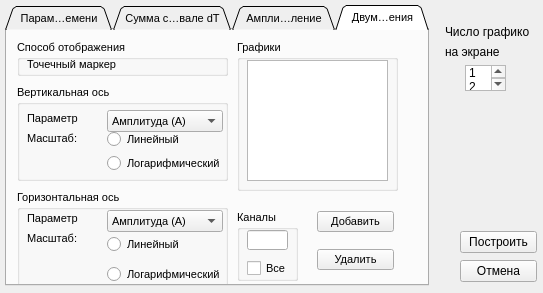
<?xml version="1.0" encoding="UTF-8"?>
<ui version="4.0">
 <class>createGraphics</class>
 <widget class="QDialog" name="createGraphics">
  <property name="geometry">
   <rect>
    <x>0</x>
    <y>0</y>
    <width>543</width>
    <height>293</height>
   </rect>
  </property>
  <property name="windowTitle">
   <string>Создание графиков</string>
  </property>
  <widget class="QTabWidget" name="tabWidget">
   <property name="geometry">
    <rect>
     <x>5</x>
     <y>5</y>
     <width>424</width>
     <height>281</height>
    </rect>
   </property>
   <property name="font">
    <font>
     <pointsize>8</pointsize>
    </font>
   </property>
   <property name="focusPolicy">
    <enum>Qt::TabFocus</enum>
   </property>
   <property name="tabPosition">
    <enum>QTabWidget::North</enum>
   </property>
   <property name="tabShape">
    <enum>QTabWidget::Triangular</enum>
   </property>
   <property name="currentIndex">
    <number>3</number>
   </property>
   <property name="iconSize">
    <size>
     <width>16</width>
     <height>16</height>
    </size>
   </property>
   <property name="elideMode">
    <enum>Qt::ElideMiddle</enum>
   </property>
   <property name="documentMode">
    <bool>false</bool>
   </property>
   <property name="tabsClosable">
    <bool>false</bool>
   </property>
   <property name="movable">
    <bool>false</bool>
   </property>
   <widget class="QWidget" name="signalsTime">
    <property name="sizePolicy">
     <sizepolicy hsizetype="Preferred" vsizetype="Preferred">
      <horstretch>0</horstretch>
      <verstretch>0</verstretch>
     </sizepolicy>
    </property>
    <attribute name="title">
     <string>Параметр сигнала от времени</string>
    </attribute>
    <widget class="QGroupBox" name="groupBox">
     <property name="geometry">
      <rect>
       <x>10</x>
       <y>10</y>
       <width>211</width>
       <height>31</height>
      </rect>
     </property>
     <property name="autoFillBackground">
      <bool>false</bool>
     </property>
     <property name="title">
      <string>Способ отображения</string>
     </property>
     <property name="flat">
      <bool>false</bool>
     </property>
     <property name="checkable">
      <bool>false</bool>
     </property>
     <widget class="QLabel" name="label">
      <property name="geometry">
       <rect>
        <x>10</x>
        <y>10</y>
        <width>101</width>
        <height>21</height>
       </rect>
      </property>
      <property name="text">
       <string>Точечный маркер</string>
      </property>
     </widget>
    </widget>
    <widget class="QGroupBox" name="groupBox_2">
     <property name="geometry">
      <rect>
       <x>10</x>
       <y>50</y>
       <width>211</width>
       <height>91</height>
      </rect>
     </property>
     <property name="autoFillBackground">
      <bool>false</bool>
     </property>
     <property name="title">
      <string>Вертикальная ось</string>
     </property>
     <property name="flat">
      <bool>false</bool>
     </property>
     <property name="checkable">
      <bool>false</bool>
     </property>
     <widget class="QWidget" name="layoutWidget">
      <property name="geometry">
       <rect>
        <x>90</x>
        <y>40</y>
        <width>116</width>
        <height>42</height>
       </rect>
      </property>
      <layout class="QVBoxLayout" name="verticalLayout">
       <item>
        <widget class="QRadioButton" name="linear_1">
         <property name="text">
          <string>Линейный</string>
         </property>
        </widget>
       </item>
       <item>
        <widget class="QRadioButton" name="log_1">
         <property name="text">
          <string>Логарифмический</string>
         </property>
        </widget>
       </item>
      </layout>
     </widget>
     <widget class="QComboBox" name="parameters_1">
      <property name="geometry">
       <rect>
        <x>90</x>
        <y>20</y>
        <width>116</width>
        <height>22</height>
       </rect>
      </property>
      <item>
       <property name="text">
        <string>Амплитуда, дБ (AdB)</string>
       </property>
      </item>
      <item>
       <property name="text">
        <string>Длительность (D)</string>
       </property>
      </item>
      <item>
       <property name="text">
        <string>Выбросы (C)</string>
       </property>
      </item>
      <item>
       <property name="text">
        <string>Уровень сигнала (SL)</string>
       </property>
      </item>
      <item>
       <property name="text">
        <string>ASL, дБ (ASLdB)</string>
       </property>
      </item>
      <item>
       <property name="text">
        <string>Сумма сигналов (N)</string>
       </property>
      </item>
     </widget>
     <widget class="QWidget" name="layoutWidget">
      <property name="geometry">
       <rect>
        <x>10</x>
        <y>20</y>
        <width>61</width>
        <height>41</height>
       </rect>
      </property>
      <layout class="QVBoxLayout" name="verticalLayout_2">
       <item>
        <widget class="QLabel" name="label_2">
         <property name="text">
          <string>Параметр</string>
         </property>
        </widget>
       </item>
       <item>
        <widget class="QLabel" name="label_3">
         <property name="text">
          <string>Масштаб</string>
         </property>
        </widget>
       </item>
      </layout>
     </widget>
    </widget>
    <widget class="QGroupBox" name="groupBox_3">
     <property name="geometry">
      <rect>
       <x>10</x>
       <y>150</y>
       <width>211</width>
       <height>71</height>
      </rect>
     </property>
     <property name="autoFillBackground">
      <bool>false</bool>
     </property>
     <property name="title">
      <string>Горизонтальная ось</string>
     </property>
     <property name="flat">
      <bool>false</bool>
     </property>
     <property name="checkable">
      <bool>false</bool>
     </property>
     <widget class="QLabel" name="label_4">
      <property name="geometry">
       <rect>
        <x>10</x>
        <y>20</y>
        <width>91</width>
        <height>16</height>
       </rect>
      </property>
      <property name="text">
       <string>Параметр: время,</string>
      </property>
     </widget>
     <widget class="QLabel" name="label_5">
      <property name="geometry">
       <rect>
        <x>10</x>
        <y>40</y>
        <width>111</width>
        <height>16</height>
       </rect>
      </property>
      <property name="text">
       <string>Масштаб: линейный</string>
      </property>
     </widget>
     <widget class="QComboBox" name="time_1">
      <property name="geometry">
       <rect>
        <x>135</x>
        <y>15</y>
        <width>71</width>
        <height>22</height>
       </rect>
      </property>
      <item>
       <property name="text">
        <string>мкс</string>
       </property>
      </item>
      <item>
       <property name="text">
        <string>мс</string>
       </property>
      </item>
      <item>
       <property name="text">
        <string>с</string>
       </property>
      </item>
      <item>
       <property name="text">
        <string>мин</string>
       </property>
      </item>
      <item>
       <property name="text">
        <string>ч</string>
       </property>
      </item>
      <item>
       <property name="text">
        <string>д</string>
       </property>
      </item>
     </widget>
    </widget>
    <widget class="QGroupBox" name="groupBox_4">
     <property name="geometry">
      <rect>
       <x>230</x>
       <y>10</y>
       <width>161</width>
       <height>151</height>
      </rect>
     </property>
     <property name="contextMenuPolicy">
      <enum>Qt::DefaultContextMenu</enum>
     </property>
     <property name="layoutDirection">
      <enum>Qt::LeftToRight</enum>
     </property>
     <property name="autoFillBackground">
      <bool>false</bool>
     </property>
     <property name="inputMethodHints">
      <set>Qt::ImhNone</set>
     </property>
     <property name="title">
      <string>Графики</string>
     </property>
     <property name="flat">
      <bool>false</bool>
     </property>
     <property name="checkable">
      <bool>false</bool>
     </property>
     <widget class="QListView" name="graphics_1">
      <property name="geometry">
       <rect>
        <x>10</x>
        <y>20</y>
        <width>141</width>
        <height>121</height>
       </rect>
      </property>
     </widget>
    </widget>
    <widget class="QGroupBox" name="groupBox_5">
     <property name="geometry">
      <rect>
       <x>230</x>
       <y>180</y>
       <width>61</width>
       <height>71</height>
      </rect>
     </property>
     <property name="autoFillBackground">
      <bool>false</bool>
     </property>
     <property name="title">
      <string>Каналы</string>
     </property>
     <property name="flat">
      <bool>false</bool>
     </property>
     <property name="checkable">
      <bool>false</bool>
     </property>
     <widget class="QLineEdit" name="channels_1">
      <property name="geometry">
       <rect>
        <x>10</x>
        <y>20</y>
        <width>41</width>
        <height>20</height>
       </rect>
      </property>
     </widget>
     <widget class="QCheckBox" name="allChannels_1">
      <property name="geometry">
       <rect>
        <x>10</x>
        <y>50</y>
        <width>70</width>
        <height>17</height>
       </rect>
      </property>
      <property name="text">
       <string>Все</string>
      </property>
     </widget>
    </widget>
    <widget class="QCheckBox" name="checkBox">
     <property name="enabled">
      <bool>false</bool>
     </property>
     <property name="geometry">
      <rect>
       <x>10</x>
       <y>230</y>
       <width>141</width>
       <height>17</height>
      </rect>
     </property>
     <property name="text">
      <string>Отображать параметр</string>
     </property>
    </widget>
    <widget class="QWidget" name="layoutWidget">
     <property name="geometry">
      <rect>
       <x>310</x>
       <y>170</y>
       <width>77</width>
       <height>83</height>
      </rect>
     </property>
     <layout class="QVBoxLayout" name="verticalLayout_3">
      <item>
       <widget class="QPushButton" name="add_1">
        <property name="text">
         <string>Добавить</string>
        </property>
       </widget>
      </item>
      <item>
       <widget class="QPushButton" name="delete_1">
        <property name="text">
         <string>Удалить</string>
        </property>
       </widget>
      </item>
     </layout>
    </widget>
    <widget class="QComboBox" name="comboBox_4">
     <property name="enabled">
      <bool>false</bool>
     </property>
     <property name="geometry">
      <rect>
       <x>150</x>
       <y>230</y>
       <width>66</width>
       <height>22</height>
      </rect>
     </property>
    </widget>
   </widget>
   <widget class="QWidget" name="dependencesTime">
    <attribute name="title">
     <string>Сумма сигналов в интервале dT</string>
    </attribute>
    <widget class="QGroupBox" name="groupBox_6">
     <property name="geometry">
      <rect>
       <x>230</x>
       <y>180</y>
       <width>61</width>
       <height>71</height>
      </rect>
     </property>
     <property name="title">
      <string>Каналы</string>
     </property>
     <widget class="QLineEdit" name="channels_2">
      <property name="geometry">
       <rect>
        <x>10</x>
        <y>20</y>
        <width>41</width>
        <height>20</height>
       </rect>
      </property>
     </widget>
     <widget class="QCheckBox" name="allChannels_2">
      <property name="geometry">
       <rect>
        <x>10</x>
        <y>50</y>
        <width>70</width>
        <height>17</height>
       </rect>
      </property>
      <property name="text">
       <string>Все</string>
      </property>
     </widget>
    </widget>
    <widget class="QGroupBox" name="groupBox_7">
     <property name="geometry">
      <rect>
       <x>10</x>
       <y>195</y>
       <width>211</width>
       <height>61</height>
      </rect>
     </property>
     <property name="title">
      <string>Горизонтальная ось</string>
     </property>
     <widget class="QLabel" name="label_6">
      <property name="geometry">
       <rect>
        <x>10</x>
        <y>20</y>
        <width>91</width>
        <height>16</height>
       </rect>
      </property>
      <property name="text">
       <string>Параметр: время,</string>
      </property>
     </widget>
     <widget class="QLabel" name="label_7">
      <property name="geometry">
       <rect>
        <x>10</x>
        <y>40</y>
        <width>111</width>
        <height>16</height>
       </rect>
      </property>
      <property name="text">
       <string>Масштаб: линейный</string>
      </property>
     </widget>
     <widget class="QComboBox" name="time_2">
      <property name="geometry">
       <rect>
        <x>135</x>
        <y>20</y>
        <width>71</width>
        <height>22</height>
       </rect>
      </property>
      <item>
       <property name="text">
        <string>мкс</string>
       </property>
      </item>
      <item>
       <property name="text">
        <string>мс</string>
       </property>
      </item>
      <item>
       <property name="text">
        <string>с</string>
       </property>
      </item>
      <item>
       <property name="text">
        <string>мин</string>
       </property>
      </item>
      <item>
       <property name="text">
        <string>ч</string>
       </property>
      </item>
      <item>
       <property name="text">
        <string>д</string>
       </property>
      </item>
     </widget>
    </widget>
    <widget class="QGroupBox" name="groupBox_8">
     <property name="geometry">
      <rect>
       <x>230</x>
       <y>10</y>
       <width>161</width>
       <height>151</height>
      </rect>
     </property>
     <property name="title">
      <string>Графики</string>
     </property>
     <widget class="QListView" name="graphics_2">
      <property name="geometry">
       <rect>
        <x>10</x>
        <y>20</y>
        <width>141</width>
        <height>121</height>
       </rect>
      </property>
     </widget>
    </widget>
    <widget class="QGroupBox" name="groupBox_9">
     <property name="geometry">
      <rect>
       <x>10</x>
       <y>50</y>
       <width>211</width>
       <height>146</height>
      </rect>
     </property>
     <property name="title">
      <string>Вертикальная ось</string>
     </property>
     <widget class="QWidget" name="layoutWidget">
      <property name="geometry">
       <rect>
        <x>90</x>
        <y>40</y>
        <width>116</width>
        <height>42</height>
       </rect>
      </property>
      <layout class="QVBoxLayout" name="verticalLayout_4">
       <item>
        <widget class="QRadioButton" name="linear_2">
         <property name="text">
          <string>Линейный</string>
         </property>
        </widget>
       </item>
       <item>
        <widget class="QRadioButton" name="log_2">
         <property name="text">
          <string>Логарифмический</string>
         </property>
        </widget>
       </item>
      </layout>
     </widget>
     <widget class="QLabel" name="label_21">
      <property name="geometry">
       <rect>
        <x>10</x>
        <y>75</y>
        <width>71</width>
        <height>16</height>
       </rect>
      </property>
      <property name="text">
       <string>Содержание</string>
      </property>
     </widget>
     <widget class="QLabel" name="label_22">
      <property name="geometry">
       <rect>
        <x>10</x>
        <y>85</y>
        <width>61</width>
        <height>16</height>
       </rect>
      </property>
      <property name="text">
       <string>Интервала</string>
      </property>
     </widget>
     <widget class="QCheckBox" name="isKamulation_2">
      <property name="enabled">
       <bool>false</bool>
      </property>
      <property name="geometry">
       <rect>
        <x>10</x>
        <y>105</y>
        <width>76</width>
        <height>17</height>
       </rect>
      </property>
      <property name="text">
       <string>Кумуляция</string>
      </property>
     </widget>
     <widget class="QComboBox" name="interval_2">
      <property name="geometry">
       <rect>
        <x>90</x>
        <y>80</y>
        <width>116</width>
        <height>22</height>
       </rect>
      </property>
      <item>
       <property name="text">
        <string>Сумма (s)</string>
       </property>
      </item>
      <item>
       <property name="text">
        <string>Среднее (a)</string>
       </property>
      </item>
      <item>
       <property name="text">
        <string>Максимум (m)</string>
       </property>
      </item>
     </widget>
     <widget class="QComboBox" name="parametrs_2">
      <property name="geometry">
       <rect>
        <x>90</x>
        <y>20</y>
        <width>116</width>
        <height>22</height>
       </rect>
      </property>
      <item>
       <property name="text">
        <string>Амплитуда (A)</string>
       </property>
      </item>
      <item>
       <property name="text">
        <string>Длительность (D)</string>
       </property>
      </item>
      <item>
       <property name="text">
        <string>Выбросы (C)</string>
       </property>
      </item>
      <item>
       <property name="text">
        <string>Уровень сигнала (SL)</string>
       </property>
      </item>
      <item>
       <property name="text">
        <string>Время пика (R)</string>
       </property>
      </item>
      <item>
       <property name="text">
        <string>Сигналы (N)</string>
       </property>
      </item>
     </widget>
     <widget class="QWidget" name="layoutWidget">
      <property name="enabled">
       <bool>false</bool>
      </property>
      <property name="geometry">
       <rect>
        <x>90</x>
        <y>105</y>
        <width>41</width>
        <height>42</height>
       </rect>
      </property>
      <layout class="QVBoxLayout" name="verticalLayout_13">
       <item>
        <widget class="QRadioButton" name="Kamulatio_more_2">
         <property name="enabled">
          <bool>false</bool>
         </property>
         <property name="text">
          <string>=&gt;</string>
         </property>
        </widget>
       </item>
       <item>
        <widget class="QRadioButton" name="kamulation_less_2">
         <property name="enabled">
          <bool>false</bool>
         </property>
         <property name="text">
          <string>&lt;=</string>
         </property>
        </widget>
       </item>
      </layout>
     </widget>
     <widget class="QLabel" name="label_8">
      <property name="geometry">
       <rect>
        <x>11</x>
        <y>21</y>
        <width>49</width>
        <height>16</height>
       </rect>
      </property>
      <property name="text">
       <string>Параметр</string>
      </property>
     </widget>
     <widget class="QLabel" name="label_9">
      <property name="geometry">
       <rect>
        <x>11</x>
        <y>40</y>
        <width>45</width>
        <height>16</height>
       </rect>
      </property>
      <property name="text">
       <string>Масштаб</string>
      </property>
     </widget>
     <zorder>layoutWidget</zorder>
     <zorder>label_8</zorder>
     <zorder>label_9</zorder>
     <zorder>layoutWidget</zorder>
     <zorder>label_21</zorder>
     <zorder>label_22</zorder>
     <zorder>isKamulation_2</zorder>
     <zorder>interval_2</zorder>
     <zorder>parametrs_2</zorder>
    </widget>
    <widget class="QWidget" name="layoutWidget_3">
     <property name="geometry">
      <rect>
       <x>310</x>
       <y>170</y>
       <width>77</width>
       <height>83</height>
      </rect>
     </property>
     <layout class="QVBoxLayout" name="verticalLayout_6">
      <item>
       <widget class="QPushButton" name="add_2">
        <property name="text">
         <string>Добавить</string>
        </property>
       </widget>
      </item>
      <item>
       <widget class="QPushButton" name="delete_2">
        <property name="text">
         <string>Удалить</string>
        </property>
       </widget>
      </item>
     </layout>
    </widget>
    <widget class="QGroupBox" name="groupBox_10">
     <property name="geometry">
      <rect>
       <x>10</x>
       <y>10</y>
       <width>211</width>
       <height>36</height>
      </rect>
     </property>
     <property name="title">
      <string>Способ отображения</string>
     </property>
     <widget class="QLabel" name="label_10">
      <property name="geometry">
       <rect>
        <x>10</x>
        <y>10</y>
        <width>101</width>
        <height>21</height>
       </rect>
      </property>
      <property name="text">
       <string>Линия</string>
      </property>
     </widget>
    </widget>
   </widget>
   <widget class="QWidget" name="oneDimensionalDistributions">
    <attribute name="title">
     <string>Амплитудное распределение</string>
    </attribute>
    <widget class="QGroupBox" name="groupBox_11">
     <property name="geometry">
      <rect>
       <x>230</x>
       <y>180</y>
       <width>61</width>
       <height>71</height>
      </rect>
     </property>
     <property name="title">
      <string>Каналы</string>
     </property>
     <widget class="QLineEdit" name="channels_3">
      <property name="geometry">
       <rect>
        <x>10</x>
        <y>20</y>
        <width>41</width>
        <height>20</height>
       </rect>
      </property>
     </widget>
     <widget class="QCheckBox" name="allChannels_3">
      <property name="geometry">
       <rect>
        <x>10</x>
        <y>50</y>
        <width>70</width>
        <height>17</height>
       </rect>
      </property>
      <property name="text">
       <string>Все</string>
      </property>
     </widget>
    </widget>
    <widget class="QGroupBox" name="groupBox_12">
     <property name="geometry">
      <rect>
       <x>10</x>
       <y>170</y>
       <width>211</width>
       <height>91</height>
      </rect>
     </property>
     <property name="title">
      <string>Горизонтальная ось</string>
     </property>
     <widget class="QLabel" name="label_11">
      <property name="geometry">
       <rect>
        <x>10</x>
        <y>20</y>
        <width>91</width>
        <height>16</height>
       </rect>
      </property>
      <property name="text">
       <string>Параметр</string>
      </property>
     </widget>
     <widget class="QLabel" name="label_12">
      <property name="geometry">
       <rect>
        <x>10</x>
        <y>40</y>
        <width>111</width>
        <height>16</height>
       </rect>
      </property>
      <property name="text">
       <string>Масштаб:</string>
      </property>
     </widget>
     <widget class="QWidget" name="layoutWidget_2">
      <property name="geometry">
       <rect>
        <x>90</x>
        <y>40</y>
        <width>116</width>
        <height>42</height>
       </rect>
      </property>
      <layout class="QVBoxLayout" name="verticalLayout_8">
       <item>
        <widget class="QRadioButton" name="x_linear_3">
         <property name="text">
          <string>Линейный</string>
         </property>
        </widget>
       </item>
       <item>
        <widget class="QRadioButton" name="x_log_3">
         <property name="text">
          <string>Логарифмический</string>
         </property>
        </widget>
       </item>
      </layout>
     </widget>
     <widget class="QComboBox" name="parameters_3">
      <property name="geometry">
       <rect>
        <x>90</x>
        <y>20</y>
        <width>116</width>
        <height>22</height>
       </rect>
      </property>
      <item>
       <property name="text">
        <string>Амплитуда (A)</string>
       </property>
      </item>
      <item>
       <property name="text">
        <string>Длительность (D)</string>
       </property>
      </item>
      <item>
       <property name="text">
        <string>Выбросы (C)</string>
       </property>
      </item>
      <item>
       <property name="text">
        <string>Уровень сигнала (SL)</string>
       </property>
      </item>
      <item>
       <property name="text">
        <string>Время пика (R)</string>
       </property>
      </item>
     </widget>
    </widget>
    <widget class="QGroupBox" name="groupBox_13">
     <property name="geometry">
      <rect>
       <x>230</x>
       <y>10</y>
       <width>161</width>
       <height>151</height>
      </rect>
     </property>
     <property name="title">
      <string>Графики</string>
     </property>
     <widget class="QListView" name="praphics_3">
      <property name="geometry">
       <rect>
        <x>10</x>
        <y>20</y>
        <width>141</width>
        <height>121</height>
       </rect>
      </property>
     </widget>
    </widget>
    <widget class="QGroupBox" name="groupBox_14">
     <property name="geometry">
      <rect>
       <x>10</x>
       <y>55</y>
       <width>211</width>
       <height>116</height>
      </rect>
     </property>
     <property name="title">
      <string>Вертикальная ось</string>
     </property>
     <widget class="QCheckBox" name="isKamulation_3">
      <property name="geometry">
       <rect>
        <x>15</x>
        <y>85</y>
        <width>86</width>
        <height>17</height>
       </rect>
      </property>
      <property name="text">
       <string>Кумуляция</string>
      </property>
     </widget>
     <widget class="QLabel" name="label_13">
      <property name="geometry">
       <rect>
        <x>10</x>
        <y>15</y>
        <width>101</width>
        <height>16</height>
       </rect>
      </property>
      <property name="text">
       <string>Параметр: сигналы</string>
      </property>
     </widget>
     <widget class="QLabel" name="label_14">
      <property name="geometry">
       <rect>
        <x>10</x>
        <y>30</y>
        <width>45</width>
        <height>16</height>
       </rect>
      </property>
      <property name="text">
       <string>Масштаб</string>
      </property>
     </widget>
     <widget class="QWidget" name="layoutWidget">
      <property name="geometry">
       <rect>
        <x>115</x>
        <y>75</y>
        <width>41</width>
        <height>42</height>
       </rect>
      </property>
      <layout class="QVBoxLayout" name="verticalLayout_5">
       <item>
        <widget class="QRadioButton" name="kamulation_more_3">
         <property name="enabled">
          <bool>false</bool>
         </property>
         <property name="text">
          <string>=&gt;</string>
         </property>
        </widget>
       </item>
       <item>
        <widget class="QRadioButton" name="kamulation_less_3">
         <property name="enabled">
          <bool>false</bool>
         </property>
         <property name="text">
          <string>&lt;=</string>
         </property>
        </widget>
       </item>
      </layout>
     </widget>
     <widget class="QWidget" name="layoutWidget">
      <property name="geometry">
       <rect>
        <x>91</x>
        <y>31</y>
        <width>116</width>
        <height>42</height>
       </rect>
      </property>
      <layout class="QVBoxLayout" name="verticalLayout_7">
       <item>
        <widget class="QRadioButton" name="y_linear_3">
         <property name="text">
          <string>Линейный</string>
         </property>
        </widget>
       </item>
       <item>
        <widget class="QRadioButton" name="y_log_3">
         <property name="text">
          <string>Логарифмический</string>
         </property>
        </widget>
       </item>
      </layout>
     </widget>
     <zorder>label_13</zorder>
     <zorder>label_14</zorder>
     <zorder>layoutWidget</zorder>
     <zorder>layoutWidget</zorder>
     <zorder>isKamulation_3</zorder>
    </widget>
    <widget class="QWidget" name="layoutWidget_6">
     <property name="geometry">
      <rect>
       <x>310</x>
       <y>170</y>
       <width>77</width>
       <height>83</height>
      </rect>
     </property>
     <layout class="QVBoxLayout" name="verticalLayout_9">
      <item>
       <widget class="QPushButton" name="add_3">
        <property name="text">
         <string>Добавить</string>
        </property>
       </widget>
      </item>
      <item>
       <widget class="QPushButton" name="delete_3">
        <property name="text">
         <string>Удалить</string>
        </property>
       </widget>
      </item>
     </layout>
    </widget>
    <widget class="QGroupBox" name="groupBox_15">
     <property name="geometry">
      <rect>
       <x>10</x>
       <y>10</y>
       <width>211</width>
       <height>46</height>
      </rect>
     </property>
     <property name="title">
      <string>Способ отображения</string>
     </property>
     <widget class="QLabel" name="label_15">
      <property name="geometry">
       <rect>
        <x>10</x>
        <y>10</y>
        <width>101</width>
        <height>21</height>
       </rect>
      </property>
      <property name="text">
       <string>Гистограмма</string>
      </property>
     </widget>
     <widget class="QLabel" name="label_23">
      <property name="enabled">
       <bool>false</bool>
      </property>
      <property name="geometry">
       <rect>
        <x>10</x>
        <y>25</y>
        <width>46</width>
        <height>13</height>
       </rect>
      </property>
      <property name="text">
       <string>Линия</string>
      </property>
     </widget>
    </widget>
   </widget>
   <widget class="QWidget" name="twoDimensionalDistriburions">
    <attribute name="title">
     <string>Двумерные распределения</string>
    </attribute>
    <widget class="QGroupBox" name="groupBox_20">
     <property name="geometry">
      <rect>
       <x>230</x>
       <y>180</y>
       <width>61</width>
       <height>71</height>
      </rect>
     </property>
     <property name="title">
      <string>Каналы</string>
     </property>
     <widget class="QLineEdit" name="channels_4">
      <property name="geometry">
       <rect>
        <x>10</x>
        <y>20</y>
        <width>41</width>
        <height>20</height>
       </rect>
      </property>
     </widget>
     <widget class="QCheckBox" name="allchannels_4">
      <property name="geometry">
       <rect>
        <x>10</x>
        <y>50</y>
        <width>70</width>
        <height>17</height>
       </rect>
      </property>
      <property name="text">
       <string>Все</string>
      </property>
     </widget>
    </widget>
    <widget class="QGroupBox" name="groupBox_18">
     <property name="geometry">
      <rect>
       <x>10</x>
       <y>55</y>
       <width>211</width>
       <height>96</height>
      </rect>
     </property>
     <property name="title">
      <string>Вертикальная ось</string>
     </property>
     <widget class="QWidget" name="layoutWidget_5">
      <property name="geometry">
       <rect>
        <x>90</x>
        <y>45</y>
        <width>116</width>
        <height>42</height>
       </rect>
      </property>
      <layout class="QVBoxLayout" name="verticalLayout_19">
       <item>
        <widget class="QRadioButton" name="y_linear_4">
         <property name="text">
          <string>Линейный</string>
         </property>
        </widget>
       </item>
       <item>
        <widget class="QRadioButton" name="y_log_4">
         <property name="text">
          <string>Логарифмический</string>
         </property>
        </widget>
       </item>
      </layout>
     </widget>
     <widget class="QLabel" name="label_18">
      <property name="geometry">
       <rect>
        <x>10</x>
        <y>45</y>
        <width>61</width>
        <height>16</height>
       </rect>
      </property>
      <property name="text">
       <string>Масштаб:</string>
      </property>
     </widget>
     <widget class="QLabel" name="label_19">
      <property name="geometry">
       <rect>
        <x>10</x>
        <y>25</y>
        <width>91</width>
        <height>16</height>
       </rect>
      </property>
      <property name="text">
       <string>Параметр</string>
      </property>
     </widget>
     <widget class="QComboBox" name="y_parameters_4">
      <property name="geometry">
       <rect>
        <x>90</x>
        <y>25</y>
        <width>116</width>
        <height>22</height>
       </rect>
      </property>
      <item>
       <property name="text">
        <string>Амплитуда (A)</string>
       </property>
      </item>
      <item>
       <property name="text">
        <string>Длительность (D)</string>
       </property>
      </item>
      <item>
       <property name="text">
        <string>Выбросы (C)</string>
       </property>
      </item>
      <item>
       <property name="text">
        <string>Уровень сигнала (SL)</string>
       </property>
      </item>
      <item>
       <property name="text">
        <string>Время пика (R)</string>
       </property>
      </item>
     </widget>
    </widget>
    <widget class="QGroupBox" name="groupBox_16">
     <property name="geometry">
      <rect>
       <x>10</x>
       <y>160</y>
       <width>211</width>
       <height>101</height>
      </rect>
     </property>
     <property name="title">
      <string>Горизонтальная ось</string>
     </property>
     <widget class="QLabel" name="label_16">
      <property name="geometry">
       <rect>
        <x>10</x>
        <y>20</y>
        <width>91</width>
        <height>16</height>
       </rect>
      </property>
      <property name="text">
       <string>Параметр</string>
      </property>
     </widget>
     <widget class="QLabel" name="label_17">
      <property name="geometry">
       <rect>
        <x>10</x>
        <y>40</y>
        <width>111</width>
        <height>16</height>
       </rect>
      </property>
      <property name="text">
       <string>Масштаб:</string>
      </property>
     </widget>
     <widget class="QWidget" name="layoutWidget_4">
      <property name="geometry">
       <rect>
        <x>90</x>
        <y>40</y>
        <width>116</width>
        <height>61</height>
       </rect>
      </property>
      <layout class="QVBoxLayout" name="verticalLayout_10">
       <item>
        <widget class="QRadioButton" name="x_linear_4">
         <property name="text">
          <string>Линейный</string>
         </property>
        </widget>
       </item>
       <item>
        <widget class="QRadioButton" name="x_log_4">
         <property name="text">
          <string>Логарифмический</string>
         </property>
        </widget>
       </item>
      </layout>
     </widget>
     <widget class="QComboBox" name="x_parameters_4">
      <property name="geometry">
       <rect>
        <x>90</x>
        <y>20</y>
        <width>116</width>
        <height>22</height>
       </rect>
      </property>
      <item>
       <property name="text">
        <string>Амплитуда (A)</string>
       </property>
      </item>
      <item>
       <property name="text">
        <string>Длительность (D)</string>
       </property>
      </item>
      <item>
       <property name="text">
        <string>Выбросы (C)</string>
       </property>
      </item>
      <item>
       <property name="text">
        <string>Уровень сигнала (SL)</string>
       </property>
      </item>
      <item>
       <property name="text">
        <string>Время пика (R)</string>
       </property>
      </item>
     </widget>
    </widget>
    <widget class="QGroupBox" name="groupBox_19">
     <property name="geometry">
      <rect>
       <x>230</x>
       <y>10</y>
       <width>161</width>
       <height>151</height>
      </rect>
     </property>
     <property name="title">
      <string>Графики</string>
     </property>
     <widget class="QListView" name="graphics_4">
      <property name="geometry">
       <rect>
        <x>10</x>
        <y>20</y>
        <width>141</width>
        <height>121</height>
       </rect>
      </property>
     </widget>
    </widget>
    <widget class="QWidget" name="layoutWidget_7">
     <property name="geometry">
      <rect>
       <x>310</x>
       <y>170</y>
       <width>77</width>
       <height>83</height>
      </rect>
     </property>
     <layout class="QVBoxLayout" name="verticalLayout_11">
      <item>
       <widget class="QPushButton" name="add_4">
        <property name="text">
         <string>Добавить</string>
        </property>
       </widget>
      </item>
      <item>
       <widget class="QPushButton" name="delete_4">
        <property name="text">
         <string>Удалить</string>
        </property>
       </widget>
      </item>
     </layout>
    </widget>
    <widget class="QGroupBox" name="groupBox_17">
     <property name="geometry">
      <rect>
       <x>10</x>
       <y>10</y>
       <width>211</width>
       <height>36</height>
      </rect>
     </property>
     <property name="title">
      <string>Способ отображения</string>
     </property>
     <widget class="QWidget" name="layoutWidget">
      <property name="geometry">
       <rect>
        <x>10</x>
        <y>15</y>
        <width>187</width>
        <height>19</height>
       </rect>
      </property>
      <layout class="QHBoxLayout" name="horizontalLayout">
       <item>
        <widget class="QLabel" name="label_25">
         <property name="text">
          <string>Точечный маркер</string>
         </property>
        </widget>
       </item>
      </layout>
     </widget>
    </widget>
   </widget>
  </widget>
  <widget class="QWidget" name="widget" native="true">
   <property name="geometry">
    <rect>
     <x>440</x>
     <y>95</y>
     <width>96</width>
     <height>76</height>
    </rect>
   </property>
  </widget>
  <widget class="QListWidget" name="numberOfGraphics">
   <property name="geometry">
    <rect>
     <x>465</x>
     <y>65</y>
     <width>41</width>
     <height>26</height>
    </rect>
   </property>
   <property name="editTriggers">
    <set>QAbstractItemView::SelectedClicked</set>
   </property>
   <property name="selectionBehavior">
    <enum>QAbstractItemView::SelectRows</enum>
   </property>
   <item>
    <property name="text">
     <string>1</string>
    </property>
   </item>
   <item>
    <property name="text">
     <string>2</string>
    </property>
   </item>
   <item>
    <property name="text">
     <string>3</string>
    </property>
   </item>
   <item>
    <property name="text">
     <string>4</string>
    </property>
   </item>
   <item>
    <property name="text">
     <string>6</string>
    </property>
   </item>
   <item>
    <property name="text">
     <string>9</string>
    </property>
   </item>
  </widget>
  <widget class="QWidget" name="layoutWidget">
   <property name="geometry">
    <rect>
     <x>460</x>
     <y>230</y>
     <width>77</width>
     <height>54</height>
    </rect>
   </property>
   <layout class="QVBoxLayout" name="verticalLayout_20">
    <item>
     <widget class="QPushButton" name="plot">
      <property name="text">
       <string>Построить</string>
      </property>
     </widget>
    </item>
    <item>
     <widget class="QPushButton" name="cancel">
      <property name="text">
       <string>Отмена</string>
      </property>
     </widget>
    </item>
   </layout>
  </widget>
  <widget class="QWidget" name="layoutWidget">
   <property name="geometry">
    <rect>
     <x>445</x>
     <y>25</y>
     <width>84</width>
     <height>34</height>
    </rect>
   </property>
   <layout class="QVBoxLayout" name="verticalLayout_21">
    <item>
     <widget class="QLabel" name="label_20">
      <property name="text">
       <string>Число графиков</string>
      </property>
     </widget>
    </item>
    <item>
     <widget class="QLabel" name="label_24">
      <property name="text">
       <string>на экране</string>
      </property>
     </widget>
    </item>
   </layout>
  </widget>
 </widget>
 <resources/>
 <connections/>
</ui>
